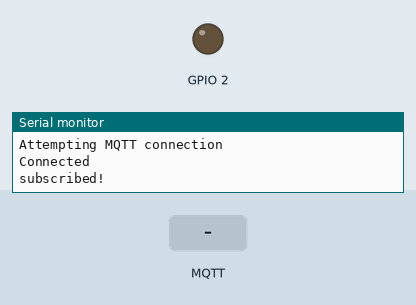
The sketch below on a simulated ESP8266 (NodeMCU). Shown: output pins drawn as LEDs (lit = HIGH), the last lines printed to the serial monitor. The test bench sets the inputs (shaded band). WiFi joins after 1.5 s; servers stay silent unless stated; no MQTT or app messages arrive unless stated.

Above: at 2.7 s.
2.8 s: MQTT message "on" arrives on the first subscribed topic
At 4.4 s:
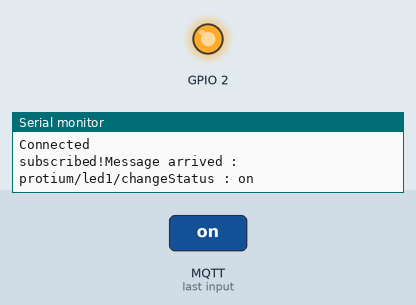
5.0 s: MQTT message "o" arrives on the first subscribed topic
7.0 s: MQTT message "n" arrives on the first subscribed topic
Timing chart, 0 to 10.0 s (numbered marks = the images above; inputs shaded):
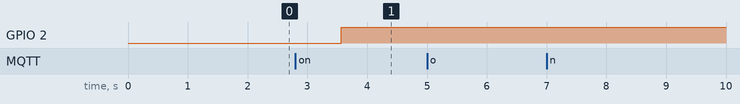

The sketch:

mqtt.ino
```cpp
#include <PubSubClient.h>
#include <stdlib.h>
#include <ESP8266WiFi.h>

// wifi connection
const char* ssid = "ABCDEF";
const char* password = "9535109631";
const char* mqtt_server = "broker.mqtt-dashboard.com";

char pub_str[100] = "ON";

WiFiClient espClient;
PubSubClient client(espClient);

// Function to connect to wifi network
void setup_wifi()
{
  delay(10);
  Serial.print("connecting to");
  Serial.println(ssid);
  WiFi.begin(ssid, password);

  while (WiFi.status() != WL_CONNECTED)
  {
    delay(500);
    Serial.print("-");
  }
  Serial.println();
  Serial.println("WiFi Connected");
  Serial.println("WiFi got IP");
  Serial.println();
  Serial.println(WiFi.localIP());
}

//function to print message after subscription
void callback(char* topic, byte* payload, unsigned int length)
{
  Serial.println("Message arrived : ");
  Serial.print(topic);
  Serial.print(" : ");
  for (int i = 0; i < length; i++)
  {
    Serial.print((char)payload[i]);
  }
  Serial.print("\n");
  if ((char)payload[0] == 'o' && (char)payload[1] == 'n'){
    digitalWrite(2, HIGH);
    strncpy(pub_str, "on", sizeof(pub_str));
    }
  else if ((char)payload[0] == 'o' && (char)payload[1] == 'f' && (char)payload[2] == 'f' ) {
    digitalWrite(2, LOW);
    strncpy(pub_str, "off", sizeof(pub_str));
    }
}

void reconnect()
{
  while(!client.connected()){
    Serial.println("Attempting MQTT connection");
  if(client.connect("clientId-bsXUrjUkJD"))
  {
    Serial.println("Connected");
    client.publish("protium/switchStatus/led1","Connected!");
    client.subscribe("protium/led1/changeStatus");
    client.subscribe("protium/led2/changeStatus");
    client.subscribe("protium/fan/changeStatus");
    client.subscribe("protium/plug/changeStatus");
    Serial.print("subscribed!");
  }
  else
  {
    Serial.print("Failed, rc = ");
    Serial.print(client.state());
    Serial.println("Waiting for 5 seconds to try again");
    delay(5000);
  }
  }
}

void setup()
{
  pinMode(2, OUTPUT);
  Serial.begin(115200);
  setup_wifi();

  client.setServer(mqtt_server, 1883);
  client.setCallback(callback);
  reconnect();
}

void loop()
{

if(!client.connected())
{
reconnect();
Serial.print("disconnected");
}
//sprintf(pub_str,"%f", tmp);
//Serial.println(pub_str);
client.publish("protium/switchStatus/led1",pub_str);
delay(1000);

client.loop();
}
```

Measured:
- after the input at 2.8 s, GPIO 2: LOW → HIGH after 0.77 s
